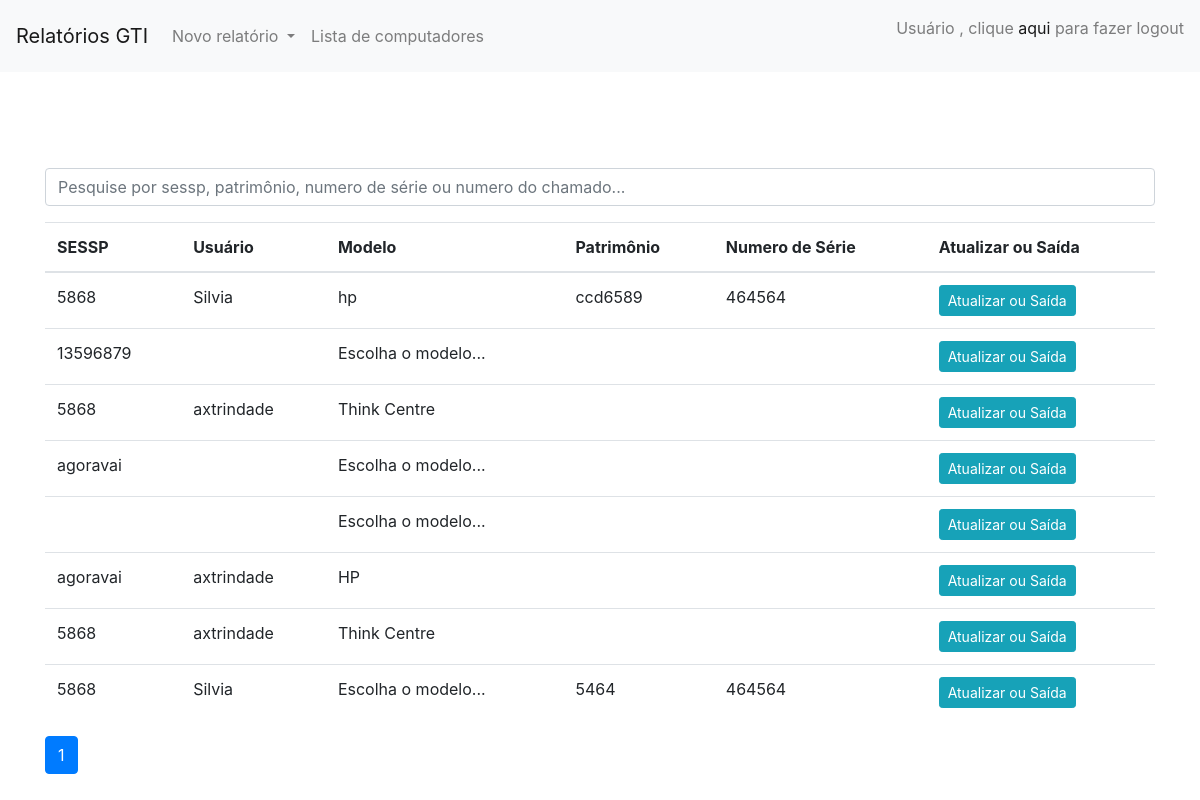
The app's page /lista/ with its own data.
### aplicativo/models.py (models this page shows)
class Relatorio(models.Model):
    data_criacao = models.DateTimeField(default=timezone.now, blank=True)
    num_chamado = models.CharField(max_length=255, blank=True)
    sessp = models.CharField(max_length=255, blank=True)
    usuario = models.CharField(max_length=255, blank=True)
    coordenadoria = models.CharField(max_length=255, blank=True)
    setor = models.CharField(max_length=255, blank=True)
    predio = models.CharField(max_length=255, blank=True)
    sala = models.CharField(max_length=255, blank=True)
    ramal = models.CharField(max_length=255, blank=True)
    modelo = models.CharField(max_length=255, blank=True)
    cpu = models.CharField(max_length=255, blank=True)
    ram = models.CharField(max_length=255, blank=True)
    hd = models.CharField(max_length=255, blank=True)
    tecinic = models.CharField(max_length=255, blank=True)
    tecfim = models.CharField(max_length=255, blank=True)
    patrimonio = models.CharField(max_length=255, blank=True)
    serie = models.CharField(max_length=255, blank=True)
    obs = models.TextField()
    check1 = models.BooleanField(default=False)
    check2 = models.BooleanField(default=False)
    check3 = models.BooleanField(default=False)
    check4 = models.BooleanField(default=False)
    check5 = models.BooleanField(default=False)
    check6 = models.BooleanField(default=False)
    check7 = models.BooleanField(default=False)
    check8 = models.BooleanField(default=False)
    check9 = models.BooleanField(default=False)
    check10 = models.BooleanField(default=False)
    check11 = models.BooleanField(default=False)
    check12 = models.BooleanField(default=False)
    check13 = models.BooleanField(default=False)
    check14 = models.BooleanField(default=False)
    check15 = models.BooleanField(default=False)
    check16 = models.BooleanField(default=False)

### aplicativo/views.py (the view)
# urls.py: path('lista/', views.lista, name='lista'),
def lista(request):
    relatorios = Relatorio.objects.order_by('-id')
    paginator = Paginator(relatorios, 15)
    page = request.GET.get('p')
    relatorios = paginator.get_page(page)
    return render(request, 'aplicativo/listaRelatorios.html',{
        'relatorios': relatorios
    })

### aplicativo/templates/aplicativo/listaRelatorios.html
{%extends 'base.html'%}
{%block 'conteudo'%}
<div class="container">
    <form method="get" action="{% url 'busca' %}" class="mb-3">
          <div class="form-group row">
            <div class="col-12">
              <input class="form-control"
                     type="search" value="{{ request.GET.termo }}"
                     id="search-input"
                     placeholder="Pesquise por sessp, patrimônio, numero de série ou numero do chamado..."
                     name="termo">
            </div>
          </div>
    </form>
<table class="table">
    <thead>
      <tr>
        <th scope="col">SESSP</th>
        <th scope="col">Usuário</th>
        <th scope="col">Modelo</th>
        <th scope="col">Patrimônio</th>
        <th scope="col">Numero de Série</th>
        <th scope="col">Atualizar ou Saída</th>
      </tr>
    </thead>
    <tbody>
        {%for relatorio in relatorios%}
      <tr>
        <td>
            <a>{{relatorio.sessp}}</a>
        </td>
        <td>{{relatorio.usuario}}</td>
        <td>{{relatorio.modelo}}</td>
        <td>{{relatorio.patrimonio}}</td>
        <td>{{relatorio.serie}}</td>
        <td scope="row"><a class="btn btn-sm btn-info" href="{%url 'ver_relatorio' relatorio.id%}">Atualizar ou Saída</a></td>
      </tr>
        {%endfor%}
    </tbody>
  </table>
    <nav aria-label="Page navigation example">
      <ul class="pagination">
          {% for pagina in relatorios.paginator.page_range%}
          {%if relatorios.number == pagina%}
        <li class="page-item active">
            <a class="page-link" href="?p={{pagina}}">{{pagina}}</a>
        </li>
          {%else%}
          <li class="page-item">
            <a class="page-link" href="?p={{pagina}}">{{pagina}}</a>
        </li>
          {%endif%}
          {%endfor%}
      </ul>
    </nav>
</div>
{%endblock%}

### templates/base.html (shortened to what this page needs)
{% load static %}
<!DOCTYPE html>
<html lang="pt-br">
    <head>
        <link href="{% static 'vendor/bootstrap/css/bootstrap.min.css'%}" rel="stylesheet">
    </head>
    <body>
        <nav class="navbar navbar-expand-lg navbar-light bg-light mb-5">
            <a class="navbar-brand" href="{%url 'index'%}">
                Relatórios GTI
            </a>
            <div class="collapse navbar-collapse" id="navbarNav">
              <ul class="navbar-nav">
                <li class="nav-item dropdown">
                  <a class="nav-link dropdown-toggle" href="#" id="navbarDropdown" role="button" data-toggle="dropdown" aria-haspopup="true" aria-expanded="false">
                    Novo relatório
                  </a>
                </li>
                <li class="nav-item">
                  <a class="nav-link" href="{% url 'lista' %}">Lista de computadores</a>
                </li>
              </ul>
            </div>
            <p class="navbar-text">
              Usuário {{user.username}}, clique <a href="{%url 'logout'%}">aqui</a> para fazer logout
            </p>
          </nav>
        <br><br>
        {%block 'conteudo'%}
        {%endblock%}
    </body>
</html>

### records on screen
Relatorio: sessp "5868", usuario "Silvia", modelo "hp", patrimonio "ccd6589", serie "464564"
Relatorio: sessp "13596879", modelo "Escolha o modelo..."
Relatorio: sessp "5868", usuario "axtrindade", modelo "Think Centre"
Relatorio: sessp "agoravai", modelo "Escolha o modelo..."
Relatorio: modelo "Escolha o modelo..."
Relatorio: sessp "agoravai", usuario "axtrindade", modelo "HP"
Relatorio: sessp "5868", usuario "axtrindade", modelo "Think Centre"
Relatorio: sessp "5868", usuario "Silvia", modelo "Escolha o modelo...", patrimonio "5464", serie "464564"

### other values on screen
{{ pagina }} "1"
